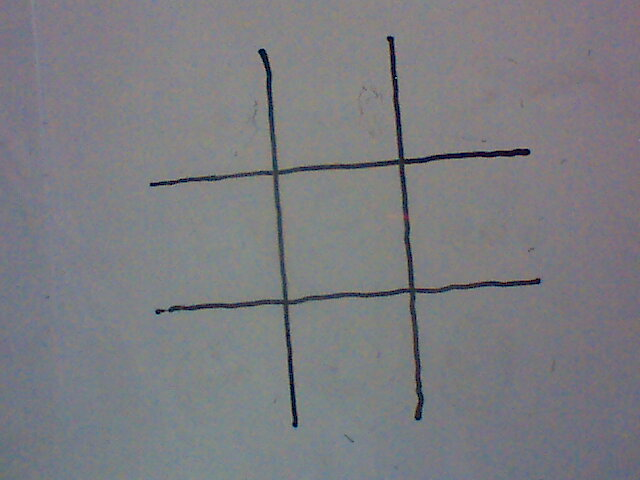
#> input picture TabuleiroO1.jpg, 640 x 480 px, found by its file name
$ python veia.py
#> lines starting #> are read from the running program, lines starting #| are printed output that depends on the picture; after the words box and inside, x2 and y2 are one past the last pixel; in counts of white or black regions, pixels touching at a corner belong together
import cv2
import numpy as np
from operator import itemgetter

# processando a imagem!
def process(img):
     # convercao de RGB para BGR e grayscale
     img_gray = cv2.cvtColor(img, cv2.COLOR_BGR2GRAY)
     # aplicando o filtro gaussiano
     img_blur = cv2.GaussianBlur(img_gray, (5, 5), 0)
     # detectando as bordas
     img_canny = cv2.Canny(img_blur, 100, 200)
     # retorna um array com o tamanho (9,9 (?)) preenchido com 1
     kernel = np.ones((9, 9))
     # dilatando a imagem
     img_dilate = cv2.dilate(img_canny, kernel, iterations=1)
     # kernel = np.ones((5,5))
     # erodindo a imagem
     return cv2.erode(img_dilate, kernel, iterations=1)

def process_symbols(img):
     kernel = np.ones((3, 3))
     img_erode =  cv2.erode(img, kernel, iterations=1)
     img_dilate = cv2.dilate(img_erode, kernel, iterations=1)
     return img_dilate

# achando os contornos!
def convex_hull(cnt):
     # distancia maxima do contorno pra um contorno aproximado, eh o que garante um bom contorno (eh um parametro de precisao)
     # calcula o perimetor do contorno!
     epsilon = cv2.arcLength(cnt, True)
     # aproximacao dos poligonos com a precisao do epsilon
     approx = cv2.approxPolyDP(cnt, epsilon * 0.02, True)
     # corrige uma "curva" defeituosa do contorno
     return cv2.convexHull(approx).squeeze()

# recebe
def get_square_corners(inner, outer):

     ordenando_indice_x = inner[...,0].argsort()
     ordenando_x_menor = sorted(inner[ordenando_indice_x], key=itemgetter(0))
     print(type(inner))

     lista_x_menor = np.array(ordenando_x_menor[0:2])
     lista_x_maior = np.array(ordenando_x_menor[2:])

     ordenando_indice_y_menor = lista_x_menor[...,1].argsort()
     top_lef_inner, bot_lef_inner = sorted(lista_x_menor[ordenando_indice_y_menor], key=itemgetter(1))

     ordenando_indice_y_maior = lista_x_maior[...,1].argsort()
     top_rit_inner, bot_rit_inner = sorted(lista_x_maior[ordenando_indice_y_maior], key=itemgetter(1))

     # pegando todas as linhas e coluna 0, e fazendo um sort com os indices (da coluna do eixo X)! (ordem crescente)
     sort_outer_index_x0 = outer[..., 0].argsort()
     # pegando todas as linhas e coluna 1, e fazendo um sort com os indices (da coluna do eixo Y)! (ordem crescente)
     sort_outer_index_y1 = outer[..., 1].argsort()

     # definindo os pontos laterais
     ordenando_x_menor = sorted(outer[sort_outer_index_x0], key=itemgetter(0))
     ordenando_y_menor = sorted(outer[sort_outer_index_y1], key=itemgetter(1))

     lista_x_menor = np.array(ordenando_x_menor[0:2])
     lista_x_maior = np.array(ordenando_x_menor[6:])

     ordenando_indice_y_menor = lista_x_menor[...,1].argsort()

     left_top_outer, left_bot_outer = sorted(lista_x_menor[ordenando_indice_y_menor], key=itemgetter(1))

     ordenando_indice_y_maior = lista_x_maior[...,1].argsort()
     rig_top_outer, rig_bot_outer = sorted(lista_x_maior[ordenando_indice_y_maior], key=itemgetter(1))

     # definindo
     lista_y_menor = np.array(ordenando_y_menor[0:2])
     lista_y_maior = np.array(ordenando_y_menor[6:])

     ordenando_indice_x_menor = lista_y_menor[...,1].argsort()
     top_left_outer, top_rit_outer = sorted(lista_y_menor[ordenando_indice_x_menor], key=itemgetter(0))

     ordenando_indice_x_maior = lista_y_maior[...,1].argsort()
     bot_left_outer, bot_rit_outer = sorted(lista_y_maior[ordenando_indice_x_maior], key=itemgetter(0))


     # calculando os pontos que nao temos
     top_left_zero = top_left_outer + left_top_outer - top_lef_inner
     bot_left_zero = bot_left_outer + left_bot_outer - bot_lef_inner
     top_rit_zero = top_rit_outer + rig_top_outer - top_rit_inner
     bot_rit_zero = bot_rit_outer + rig_bot_outer - bot_rit_inner
     # yield np.mean ([bot_rit_outer],0)

     # yield np.mean ([top_left_zero],0)
     # yield np.mean ([top_lef_inner],0)
     # yield np.mean ([left_top_outer],0)

     quadrado_11 = [top_left_zero, top_left_outer, top_lef_inner, left_top_outer]
     quadrado_12 = [top_left_outer, top_rit_outer, top_rit_inner, top_lef_inner]
     quadrado_13 = [top_rit_outer, top_rit_zero, rig_top_outer, top_rit_inner]
     quadrado_21 = [left_top_outer, top_lef_inner, bot_lef_inner, left_bot_outer]
     quadrado_22 = [top_lef_inner, top_rit_inner, bot_rit_inner, bot_lef_inner]
     quadrado_23 = [top_rit_inner, rig_top_outer, rig_bot_outer, bot_rit_inner]
     quadrado_31 = [left_bot_outer, bot_lef_inner, bot_left_outer, bot_left_zero]
     quadrado_32 = [bot_lef_inner, bot_rit_inner, bot_rit_outer, bot_left_outer]
     quadrado_33 = [bot_rit_inner, rig_bot_outer, bot_rit_zero, bot_rit_outer]

     # yield np.mean(quadrado_11,0)
     # yield np.mean(quadrado_12,0)
     # yield np.mean(quadrado_13,0)
     # yield np.mean(quadrado_21,0)
     # yield np.mean(quadrado_22,0)
     # yield np.mean(quadrado_23,0)
     # yield np.mean(quadrado_31,0)
     # yield np.mean(quadrado_32,0)
     # yield np.mean(quadrado_33,0)

     quadrados = [quadrado_11, quadrado_12, quadrado_13, quadrado_21, quadrado_22, quadrado_23, quadrado_31, quadrado_32, quadrado_33]

     return quadrados

# recebe os 4 vertices para cortar na imagem
def get_squares_init(pontos_quadrado):

     # https://stackoverflow.com/questions/48301186/cropping-concave-polygon-from-image-using-opencv-python

     # criando um retangulo com os vertices
     rect_corte = cv2.boundingRect(pontos_quadrado)
     # passando as coordenadas para as variaveis
     x,y,w,h = rect_corte
     # cortando a imagem com as variaveis
     croped = img_processada[y:y+h, x:x+w].copy()

     # fazendo mascara para o corte da imagem
     pontos_quadrado = pontos_quadrado - pontos_quadrado.min(axis=0)
     mask = np.zeros(croped.shape[:2], np.uint8)
     # desenhando os contornos usando a mascara
     cv2.drawContours(mask, [pontos_quadrado], -1, (255, 255, 255), -1, cv2.LINE_AA)

     # fazendo comparacao da imagem cortada com a mascara
     croped_image_final = cv2.bitwise_and(croped, croped, mask=mask)
     return croped_image_final
     # cv2.imshow("final",croped_image_final)
     # cv2.waitKey(0)

def get_squares_after_play(pontos_quadrado, img):

     # https://stackoverflow.com/questions/48301186/cropping-concave-polygon-from-image-using-opencv-python

     # criando um retangulo com os vertices
     rect_corte = cv2.boundingRect(pontos_quadrado)
     # passando as coordenadas para as variaveis
     x,y,w,h = rect_corte
     # cortando a imagem com as variaveis
     croped = img[y:y+h, x:x+w].copy()

     # fazendo mascara para o corte da imagem
     pontos_quadrado = pontos_quadrado - pontos_quadrado.min(axis=0)
     mask = np.zeros(croped.shape[:2], np.uint8)
     # desenhando os contornos usando a mascara
     cv2.drawContours(mask, [pontos_quadrado], -1, (255, 255, 255), -1, cv2.LINE_AA)

     # fazendo comparacao da imagem cortada com a mascara
     croped_image_final = cv2.bitwise_and(croped, croped, mask=mask)
     return croped_image_final
     # cv2.imshow("final",croped_image_final)
     # cv2.waitKey(0)

# recebe a imagem sem filtrar (imagem original dos quadrados com os simbolos)
def get_circles(img):
    gray = cv2.cvtColor(img, cv2.COLOR_BGR2GRAY)

    gray_blurred = cv2.blur(gray, (3, 3))

    # Apply Hough transform on the blurred image.
    detected_circles = cv2.HoughCircles(gray_blurred,
                    cv2.HOUGH_GRADIENT, 1, 20, param1 = 50,
                param2 = 30, minRadius = 1, maxRadius = 40)

    # desenhando os circulos detectados (precisamos desenhar msm, n eh soh pegar se tem ou n?)
    if detected_circles is not None:
    # Convert the circle parameters a, b and r to integers.
        detected_circles = np.uint16(np.around(detected_circles))

        for pt in detected_circles[0, :]:
            a, b, r = pt[0], pt[1], pt[2]

            # Draw the circumference of the circle.
            cv2.circle(img, (a, b), r, (0, 255, 0), 2)

            # Draw a small circle (of radius 1) to show the center.
            cv2.circle(img, (a, b), 1, (0, 0, 255), 3)
            cv2.imshow("Detected Circle", img)

            cv2.waitKey(0)

    # fazer retornar uma flag, caso ele tenha detectado um circulo no quadrado da matriz, pra fazer a jogada e remover quadrado da leitura


# testar fazer a subtracao do quadro VAZIO com o tabuleiro vazio, para tentar tirar os filtros e dai prosseguir!


# imagem do tabuleiro
img = cv2.imread("Webcam/O/TabuleiroO1.jpg")
#> img is the input picture: shape (480, 640, 3); mean B, G, R 129.3, 124.3, 123.9
img_processada = process(img)
#> in process, `img_canny = cv2.Canny(img_blur, 100, 200)`:
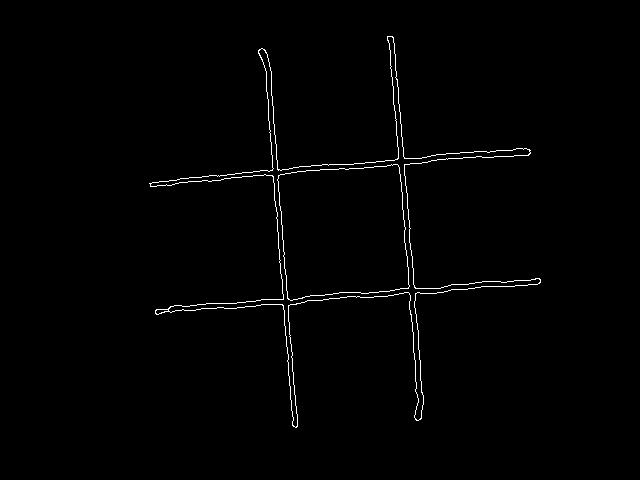
#> img_canny: shape (480, 640); 0.99% white in thin lines or dots, all inside (x1, y1, x2, y2) = (149, 36, 541, 428)
#> in process, `img_dilate = cv2.dilate(img_canny, kernel, iterations=1)`: img_dilate: shape (480, 640); 7.1% white; 1 white region, box (x1, y1, x2, y2) and area: (145, 32, 545, 432) 21959
#> in process, `return cv2.erode(img_dilate, kernel, iterations=1)`: returned value: shape (480, 640); 2.9% white; 1 white region, box (x1, y1, x2, y2) and area: (149, 36, 541, 428) 8879
cv2.imwrite("primeira_t_processada.jpg", img_processada)

# imagem do tabuleiro, com os simbolos temos que fazer os proximos passos em um loop (ateh a a parte da subtracao do tabuleiro com os simbolos ?)
img_x = cv2.imread("Webcam\O\O1-1.jpg")
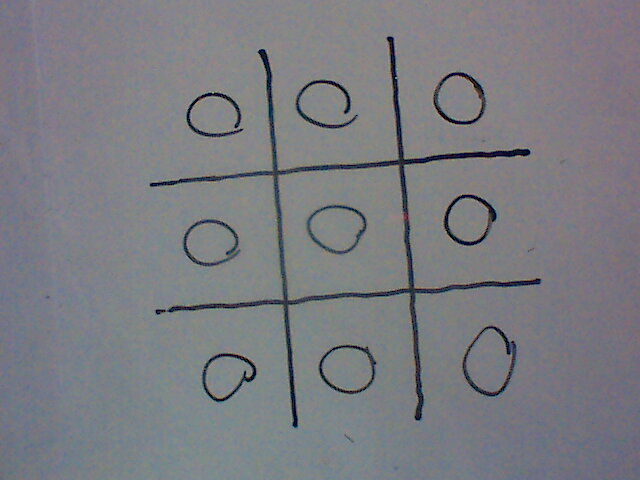
#> input picture BancoDeImagensWebcam/O/O1-1.jpg, 640 x 480 px, found by its file name
#> img_x is the input picture: shape (480, 640, 3); mean B, G, R 129.4, 123.8, 123
img_processada_x = process(img_x)
#> in process (call 2), `img_canny = cv2.Canny(img_blur, 100, 200)`: img_canny: shape (480, 640); 2.1% white in thin lines or dots, all inside (x1, y1, x2, y2) = (150, 36, 541, 428)
#> in process (call 2), `img_dilate = cv2.dilate(img_canny, kernel, iterations=1)`: img_dilate: shape (480, 640); 14.1% white; 10 white regions, largest, box (x1, y1, x2, y2) and area: (146, 32, 545, 432) 21872, (458, 321, 521, 401) 2817, (291, 76, 362, 133) 2415
#> in process (call 2), `return cv2.erode(img_dilate, kernel, iterations=1)`: returned value: shape (480, 640); 5.2% white; 10 white regions, largest, box (x1, y1, x2, y2) and area: (150, 36, 541, 428) 8808, (462, 325, 517, 397) 969, (295, 80, 358, 129) 831
cv2.imwrite("primeira_x_processada.jpg", img_processada_x)

# subtracao do tabuleiro com os simbolos
img_sub = cv2.subtract(img_processada_x, img_processada)
#> img_sub: shape (480, 640); 2.4% white; 96 white regions (87 under 20 px), largest, box (x1, y1, x2, y2) and area: (462, 325, 517, 397) 969, (295, 80, 358, 129) 831, (433, 72, 486, 125) 819
cv2.imwrite("primeira_subtraida.jpg", img_sub)

# processando os ruidos do da subtracao feita
img_sub_processada = process_symbols(img_sub)
#> in process_symbols, `img_erode =  cv2.erode(img, kernel, iterations=1)`: img_erode: shape (480, 640); 1.2% white; 9 white regions, largest, box (x1, y1, x2, y2) and area: (463, 326, 516, 396) 507, (434, 73, 485, 124) 439, (203, 354, 256, 401) 439
#> in process_symbols, `img_dilate = cv2.dilate(img_erode, kernel, iterations=1)`:
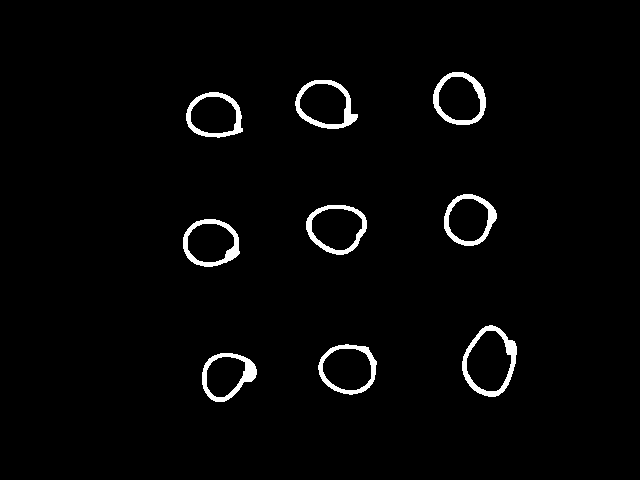
#> img_dilate: shape (480, 640); 2.4% white; 9 white regions
cv2.imwrite("primeira_subtraida_processada.jpg", img_sub_processada)

# contornando o tabuleiro
contours, _ = cv2.findContours(img_processada, cv2.RETR_LIST, cv2.CHAIN_APPROX_NONE) #talvez usar o CHAIN_APPROX_SIMPLE, ver a diferenca em https://docs.opencv.org/4.x/d4/d73/tutorial_py_contours_begin.html
#> contours = 2 contours; box (x1, y1, x2, y2) and area: (149, 36, 541, 428) 22583, (278, 165, 409, 300) 15190

# pegando os contornos internos (quadrado do meio) e externos
inner, outer = sorted(map(convex_hull, contours), key=len)
#> in convex_hull, `epsilon = cv2.arcLength(cnt, True)`: epsilon = 501.6
#> in convex_hull, `approx = cv2.approxPolyDP(cnt, epsilon * 0.02, True)`: approx = [[397, 165], [408, 287], [289, 299], [278, 176]]
#> inner = [[397, 165], [408, 287], [289, 299], [278, 176]]; outer = [[530, 150], [540, 282], [418, 420], [295, 427], [155, 313], [149, 183], [261, 48], [392, 36]]

# usando os contornos para calcular as coordenadas dos quadrados da matriz
lista_quadrados = get_square_corners(inner,outer)
#> in get_square_corners, `ordenando_indice_x = inner[...,0].argsort()`: ordenando_indice_x = [3, 2, 0, 1]
#> in get_square_corners, `ordenando_x_menor = sorted(inner[ordenando_indice_x], key=itemgetter(0))`: ordenando_x_menor = [[278, 176], [289, 299], [397, 165], [408, 287]]
#| <class 'numpy.ndarray'>
#> in get_square_corners, `lista_x_menor = np.array(ordenando_x_menor[0:2])`: lista_x_menor = [[278, 176], [289, 299]]
#> in get_square_corners, `lista_x_maior = np.array(ordenando_x_menor[2:])`: lista_x_maior = [[397, 165], [408, 287]]
#> in get_square_corners, `ordenando_indice_y_menor = lista_x_menor[...,1].argsort()`: ordenando_indice_y_menor = [0, 1]
#> in get_square_corners, `top_lef_inner, bot_lef_inner = sorted(lista_x_menor[ordenando_indice_y..`: top_lef_inner = [278, 176]; bot_lef_inner = [289, 299]
#> in get_square_corners, `ordenando_indice_y_maior = lista_x_maior[...,1].argsort()`: ordenando_indice_y_maior = [0, 1]
#> in get_square_corners, `top_rit_inner, bot_rit_inner = sorted(lista_x_maior[ordenando_indice_y..`: top_rit_inner = [397, 165]; bot_rit_inner = [408, 287]
#> in get_square_corners, `sort_outer_index_x0 = outer[..., 0].argsort()`: sort_outer_index_x0 = [5, 4, 6, 3, 7, 2, 0, 1]
#> in get_square_corners, `sort_outer_index_y1 = outer[..., 1].argsort()`: sort_outer_index_y1 = [7, 6, 0, 5, 1, 4, 2, 3]
#> in get_square_corners, `ordenando_x_menor = sorted(outer[sort_outer_index_x0], key=itemgetter(..`: ordenando_x_menor = [[149, 183], [155, 313], [261, 48], [295, 427], [392, 36], [418, 420], [530, 150], [540, 282]]
#> in get_square_corners, `ordenando_y_menor = sorted(outer[sort_outer_index_y1], key=itemgetter(..`: ordenando_y_menor = [[392, 36], [261, 48], [530, 150], [149, 183], [540, 282], [155, 313], [418, 420], [295, 427]]
#> in get_square_corners, `lista_x_menor = np.array(ordenando_x_menor[0:2])`: lista_x_menor = [[149, 183], [155, 313]]
#> in get_square_corners, `lista_x_maior = np.array(ordenando_x_menor[6:])`: lista_x_maior = [[530, 150], [540, 282]]
#> in get_square_corners, `left_top_outer, left_bot_outer = sorted(lista_x_menor[ordenando_indice..`: left_top_outer = [149, 183]; left_bot_outer = [155, 313]
#> in get_square_corners, `rig_top_outer, rig_bot_outer = sorted(lista_x_maior[ordenando_indice_y..`: rig_top_outer = [530, 150]; rig_bot_outer = [540, 282]
#> in get_square_corners, `lista_y_menor = np.array(ordenando_y_menor[0:2])`: lista_y_menor = [[392, 36], [261, 48]]
#> in get_square_corners, `lista_y_maior = np.array(ordenando_y_menor[6:])`: lista_y_maior = [[418, 420], [295, 427]]
#> in get_square_corners, `ordenando_indice_x_menor = lista_y_menor[...,1].argsort()`: ordenando_indice_x_menor = [0, 1]
#> in get_square_corners, `top_left_outer, top_rit_outer = sorted(lista_y_menor[ordenando_indice_..`: top_left_outer = [261, 48]; top_rit_outer = [392, 36]
#> in get_square_corners, `ordenando_indice_x_maior = lista_y_maior[...,1].argsort()`: ordenando_indice_x_maior = [0, 1]
#> in get_square_corners, `bot_left_outer, bot_rit_outer = sorted(lista_y_maior[ordenando_indice_..`: bot_left_outer = [295, 427]; bot_rit_outer = [418, 420]
#> in get_square_corners, `top_left_zero = top_left_outer + left_top_outer - top_lef_inner`: top_left_zero = [132, 55]
#> in get_square_corners, `bot_left_zero = bot_left_outer + left_bot_outer - bot_lef_inner`: bot_left_zero = [161, 441]
#> in get_square_corners, `top_rit_zero = top_rit_outer + rig_top_outer - top_rit_inner`: top_rit_zero = [525, 21]
#> in get_square_corners, `bot_rit_zero = bot_rit_outer + rig_bot_outer - bot_rit_inner`: bot_rit_zero = [550, 415]
#> in get_square_corners, `quadrado_11 = [top_left_zero, top_left_outer, top_lef_inner, left_top_..`: quadrado_11 = [[132, 55], [261, 48], [278, 176], [149, 183]]
#> in get_square_corners, `quadrado_12 = [top_left_outer, top_rit_outer, top_rit_inner, top_lef_i..`: quadrado_12 = [[261, 48], [392, 36], [397, 165], [278, 176]]
#> in get_square_corners, `quadrado_13 = [top_rit_outer, top_rit_zero, rig_top_outer, top_rit_inn..`: quadrado_13 = [[392, 36], [525, 21], [530, 150], [397, 165]]
#> in get_square_corners, `quadrado_21 = [left_top_outer, top_lef_inner, bot_lef_inner, left_bot_..`: quadrado_21 = [[149, 183], [278, 176], [289, 299], [155, 313]]
#> in get_square_corners, `quadrado_22 = [top_lef_inner, top_rit_inner, bot_rit_inner, bot_lef_in..`: quadrado_22 = [[278, 176], [397, 165], [408, 287], [289, 299]]
#> in get_square_corners, `quadrado_23 = [top_rit_inner, rig_top_outer, rig_bot_outer, bot_rit_in..`: quadrado_23 = [[397, 165], [530, 150], [540, 282], [408, 287]]
#> in get_square_corners, `quadrado_31 = [left_bot_outer, bot_lef_inner, bot_left_outer, bot_left..`: quadrado_31 = [[155, 313], [289, 299], [295, 427], [161, 441]]
#> in get_square_corners, `quadrado_32 = [bot_lef_inner, bot_rit_inner, bot_rit_outer, bot_left_o..`: quadrado_32 = [[289, 299], [408, 287], [418, 420], [295, 427]]
#> in get_square_corners, `quadrado_33 = [bot_rit_inner, rig_bot_outer, bot_rit_zero, bot_rit_out..`: quadrado_33 = [[408, 287], [540, 282], [550, 415], [418, 420]]
#> lista_quadrados = 9 items


for i in range(0,9):
     k=i+1
     if(k%3==0):
          j=3
     else:
          j=k%3
     k=int(i/3)+1
     lista_imagens_cortadas = get_squares_init(np.array(lista_quadrados[i]))
     cv2.imwrite(f"imagem_cortada_{k}{j}.png",lista_imagens_cortadas)
     imagem_cortada_com_x_tratada = get_squares_after_play(np.array(lista_quadrados[i]), img_sub_processada)
     cv2.imwrite(f"imagem_cortada_com_x_final{k}{j}.png",imagem_cortada_com_x_tratada)
#> this loop made 9 passes
#> pass 1, in get_squares_init, `croped = img_processada[y:y+h, x:x+w].copy()`:
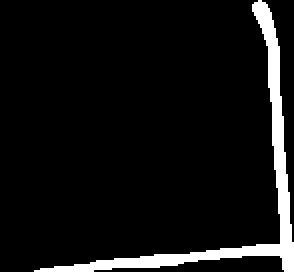
#> croped: shape (136, 147) (shown 2 times larger); 7% white; 1 white region, box (x1, y1, x2, y2) and area: (17, 0, 147, 136) 1405
#> pass 1, in get_squares_init, `croped_image_final = cv2.bitwise_and(croped, croped, mask=mask)`:
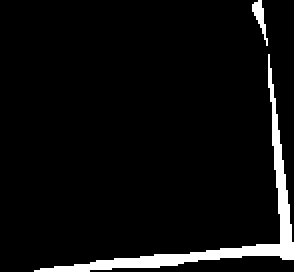
#> croped_image_final: shape (136, 147) (shown 2 times larger); 5.3% white; 2 white regions, box (x1, y1, x2, y2) and area: (17, 27, 147, 136) 997, (126, 0, 134, 23) 71
#> pass 1, in get_squares_after_play, `croped = img[y:y+h, x:x+w].copy()`:
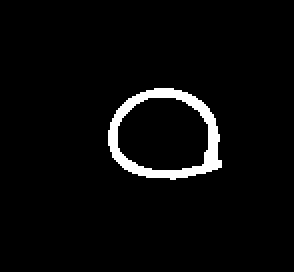
#> croped: shape (136, 147) (shown 2 times larger); 3.7% white; 1 white region, box (x1, y1, x2, y2) and area: (54, 44, 111, 90) 734
#> pass 2, in get_squares_init (call 2), `croped = img_processada[y:y+h, x:x+w].copy()`:
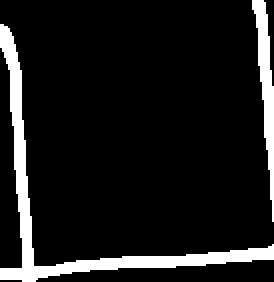
#> croped: shape (141, 137) (shown 2 times larger); 10.4% white; 2 white regions, box (x1, y1, x2, y2) and area: (0, 12, 137, 141) 1529, (126, 0, 137, 111) 486

# [17 lines of commented-out code are left out]
